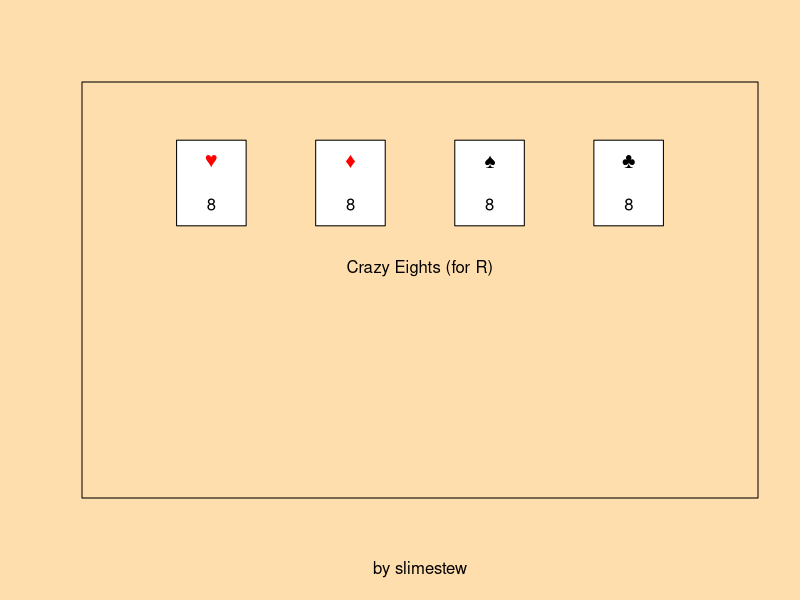

Generate this figure with R: (Note: this script raises an error after producing the figure.)
#TODO: make the game work, make the pile draw correctly

par(bg = "navajowhite")
cards <- list() #all cards, shuffles
deck <- list() #draw pile
stack <- list() #play pile
wildcard <- 0 #wildcard
drawCount <- -1 #+2 and +4
selected <- 0
handOffset <- 0
pause <- FALSE
menu <- 0
win <- TRUE
turnorder <- c(1, 1, FALSE) #player, direction, move played
click <- list(x = 3, y = 3)
textboxes <- list(0,0)
options <- c(0, 0, 0, 0)
# Variants:
#     Crazy Eights(standard deck, minimal power cards, score based)
#     Last Card(standard deck, some power cards, shedding wins)
#     One(unique deck, power cards, shedding wins)
#     Other One(unique deck, power cards, can challenge +4, shedding wins)
# Queen Swap: (only for Crazy Eights)
#     Playing a queen causes a player to skip their turn
# 0's and 7's (only for One and Other One)
#     Playing a 7 allows the player to swap hands with someone else
#     Playing a 0 swaps all hands one over by turn order.
# Computer or Human opponents
# Number of players
hands <- matrix()
stVals <- c("1","2","3","4","5","6","7","8","9","J","Q","K","A")
uqVals <- c("0","1","2","3","4","5","6","7","8","9","T","S","R","C","F")
suits <- c("♥", "♦", "♠", "♣")
variants <- c("Crazy Eights", "Last Card", "One", "Other One")
suitColors <- c("red", "red", "black", "black")
primaryColors <- c("red","yellow", "limegreen", "blue")
oneColors <- c("#ff0077","#ffaa00", "#448800", "#0066ff")

#functions, reset cards

unpack <- function() {
  for(i in 1:4)
  if(options[1]<2) {
    for(j in 1:13)
      cards <- c(cards, list(list(i,stVals[j])))
  if(options[4]>3)
    for(j in 1:13)
      cards <- c(cards, list(list(i,stVals[j])))
  } else {
    for(j in 1:15)
      cards <- c(cards, list(list(i,uqVals[j])))
    for(j in 2:13)
      cards <- c(cards, list(list(i,uqVals[j])))
  }
  return(cards)
}

dispCard <- function(x, y, card) {
  suit <- card[[1]]
  valu <- card[[2]]
  rect(x,y,x+1,y+2, col="white", border="black")
  if(options[1]<2) { #colors/cards
    text(x+0.5,y+1.5, suits[suit], col=suitColors[suit])
  } else {
    if(options[1]==2)
      rect(x,y+1,x+1,y+2, col=oneColors[suit], border="black")
    else
      rect(x,y+1,x+1,y+2, col=primaryColors[suit], border="black")
  }
  
  if(valu == "T"){ #face values
    text(0.5+x,0.5+y, "+2")
  } else if(valu == "S"){
    text(0.5+x,0.5+y, "(X)")
  } else if(valu == "R"){
    text(0.5+x,0.5+y, "<>")
  } else if(valu == "C"){
    rect(x,y+1,x+1,y+2, col="gray12", border="black")
    text(0.5+x,0.5+y, " ")
  } else if(valu == "F"){
    rect(x,y+1,x+1,y+2, col="gray12", border="black")
    text(0.5+x,0.5+y, "+4")
  } else {
    text(0.5+x,0.5+y, valu)
  }
}

wildColor <- function() {
  rect(0,0,10,3, col="#a52a2a80", border="transparent")
  while(TRUE){
    dispCard(1, 2, list(1, " "))
    dispCard(3, 2, list(2, " "))
    dispCard(5, 2, list(3, " "))
    dispCard(7, 2, list(4, " "))
    click <- locator(1)
    if(floor(click$x) < 2)
      return(1)
    if(floor(click$x) < 4)
      return(2)
    if(floor(click$x) < 6)
      return(3)
    if(floor(click$x) < 8)
      return(4)
  }
}

validCard <- function(card) {
  suit <- card[[1]]
  valu <- card[[2]]
  return((suit == stack[[length(stack)]][[1]] && !wildcard) || valu == stack[[length(stack)]][[2]] || (valu == "C" && drawCount<0) ||
          (valu == "F" && drawCount<0)  || (options[1]==0 && valu== "8") || (options[1]==1 && valu== "A") || (options[1]==1 && valu== "J") || (wildcard && suit == wildcard))
}

nextPlayer <- function(turnorder, options) {
  if(turnorder[1])
    return((turnorder[2] %% (options[4]+2)) + 1)
  return(((turnorder[2]-2) %% (options[4]+2)) + 1)
}

doAI <- function(deck, hands, stack, wildcard, drawCount, options) {
  turnOver <- FALSE
  while(turnorder[2]!=1){
    for(i in 1:length(hands[[turnorder[2]]])){ #play
      if(length(hands[[turnorder[2]]])==0) #escape when winner found
        return(list(deck, hands, stack, wildcard, drawCount))
      if(validCard(hands[[turnorder[2]]][[i]]) && drawCount == -1){
        stack <- c(stack, list(hands[[turnorder[2]]][[i]])) #play valid card
        hands[[turnorder[2]]] <- hands[[turnorder[2]]][-(i)]
        wildcard <- 0
        turnOver <- TRUE
        
        #power cards
        if(options[1] == 0){  #crazy eights
          if(stack[[length(stack)]][[2]] == "8")
            wildcard <- as.integer(names(which.max(table(unlist(sapply(hands[[turnorder[2]]], function(hand) hand[1])))))) #gets the most common suit
          if(stack[[length(stack)]][[2]] == "Q" && options[2])
            turnorder[2] <- nextPlayer(turnorder, options)
        } else if(options[1] == 1) { #last card
          if(drawCount == -1 && (stack[[length(stack)]][[2]] == "2" || stack[[length(stack)]][[2]] == "A"))
            drawCount <- 0
          if(stack[[length(stack)]][[2]] == "2")
            drawCount <- drawCount+2
          if(stack[[length(stack)]][[2]] == "A")
            drawCount <- drawCount+4
          if(stack[[length(stack)]][[2]] == "8")
            turnorder[2] <- nextPlayer(turnorder, options)
          if(stack[[length(stack)]][[2]] == "J" || stack[[length(stack)]][[2]] == "A")
            wildcard <- as.integer(names(which.max(table(unlist(sapply(hands[[turnorder[2]]], function(hand) hand[1])))))) #sample(1:4, 1)
        } else if(options[1] >= 2){ #one and other one
          if(stack[[length(stack)]][[2]] == "S")
            turnorder[2] <- nextPlayer(turnorder, options)
          if(stack[[length(stack)]][[2]] == "R")
            turnorder[1] <- !turnorder[1]
          if(stack[[length(stack)]][[2]] == "C" || stack[[length(stack)]][[2]] == "F")
            wildcard <- as.integer(names(which.max(table(unlist(sapply(hands[[turnorder[2]]], function(hand) hand[1]))))))
          if(drawCount == -1 && (stack[[length(stack)]][[2]] == "T" || stack[[length(stack)]][[2]] == "F"))
            drawCount <- 0
          if(stack[[length(stack)]][[2]] == "T")
            drawCount <- drawCount+2
          if(stack[[length(stack)]][[2]] == "F")
            drawCount <- drawCount+4
          if(stack[[length(stack)]][[2]] == "0" && options[2])
            hands <- rotateHands(hands, options)
          if(stack[[length(stack)]][[2]] == "7" && options[2]){
            tempLength <- sapply(hands, length)
            tempLength[turnorder[2]] <- 9999
            hands <- swaphands(hands, turnorder[2], which.min(tempLength))
          }
        }

        break
      }

    }
      if(!turnOver){ #draw
        hand <- max(1, drawCount)
        for(i in 1:hand){
          hands[[turnorder[2]]] <- c(hands[[turnorder[2]]], deck[length(deck)][1])
          deck <- deck[-length(deck)]
        }
        drawCount <- -1
      }
    turnorder[2] <- nextPlayer(turnorder, options)
  }
  return(list(deck, hands, stack, wildcard, drawCount))
} #ai over

rotateHands <- function(hands, options){
  if(turnorder[2])
    return( c(hands[options[4]+2], hands[1:(options[4]+1)]) )
  return( c(hands[2:(options[4]+2)], hands[1]) )
}

swapHands <- function(hands, a, b){
  temp <- hands[a]
  hands[a] <- hands[b]
  hands[b] <- temp
  return(hands)
}

swapUI <- function(hands, player){
  rect(0,0,10,3, col="#a52a2a80", border="transparent")
  while(TRUE){
    for(i in 1:(options[4]+2)){
      if(i != turnorder[2]){
        rect((i < turnorder[2])+i,8,i+1+(i < turnorder[2]),10, col="chartreuse3", border="black")
        rect(i+0.25+(i < turnorder[2]),8.25,i+0.75+(i < turnorder[2]),9.75, col="chartreuse4", border="white")
        text(i+0.5+(i < turnorder[2]), 7.5, length(hands[[i]]))
      }
    }
    click <- locator(1)
    if(floor(click$x) < 2 && floor(click$x)<10)
      if(floor(click$x)-2 < turnorder[2])
        return(swapHands(hands, player, floor(click$x)-2))
    return(swapHands(hands, player, floor(click$x)-1))
  }
}

#menu
plot(0, 0, type = "n", xlim = c(0, 9), ylim = c(0, 9), col="white", xlab = "by slimestew", ylab = "", axes = FALSE, frame.plot = TRUE)
par(bg = "navajowhite")
for(i in 1:4){
  rect(i*2-1,6,i*2,8, col="white", border="black")
  text(i*2-0.5,7.5, suits[i], col=suitColors[i])
  text(i*2-0.5,6.5, "8")
}
text(4.5,5, "Crazy Eights (for R)")

while((floor(click$y) < 5 || floor(click$y) > 8) || menu < 2){
  click <- locator(1)
  plot(0, 0, type = "n", xlim = c(0, 9), ylim = c(0, 9), xlab = "", ylab = "", axes = FALSE, frame.plot = FALSE)
  
  if((floor(click$x) > 1 && floor(click$x) < 7) && menu > 0){
    if(floor(click$y) == 3)
      options[1] <- (options[1]+1) %% 4
    if(floor(click$y) == 2)
      options[2] <- !options[2]
    if(floor(click$y) == 1)
      options[3] <- !options[3]
    if(floor(click$y) == 0)
      options[4] <- (options[4]+1) %% 6
  }
  
  rect(1, 5, 7, 6, col = "tan", border = "brown")
  rect(1, 3, 7, 4, col = primaryColors[options[1]+1], border = "black")
  rect(1, 2, 7, 3, col = primaryColors[options[2]+1], border = "black")
  rect(1, 1, 7, 2, col = primaryColors[options[3]+1], border = "black")
  rect(1, 0, 7, 1, col = "white", border = "black")
  text(4,8, "Crazy Eights")
  text(4,3.5, variants[options[1]+1])
  text(4,2.5, ifelse(options[1]<2, ifelse(options[1]," ","Queen Skip"),"0s and 7s"))
  text(4,1.5, ifelse(options[3],"CPU","Human"))
  text(4,0.5, options[4]+2)
  text(4,5.5, "Start")
  
  menu <- min(menu + 1,2)
}

plot(0, 0, type = "n", xlim = c(0, 10), ylim = c(0, 10), col="white", xlab = "", ylab = "", axes = FALSE, frame.plot = TRUE)
menu <- 0

cards <- sample(unpack(), replace=TRUE)
deck <- cards
hands <- replicate(options[4]+2, list())
for(i in 1:(options[4]+2)){
  hand<-7
  if(options[1]<2 && options[4] != 0)
    hand<-5
  
  for(j in 1:hand){
    temp <- sample(length(deck), 1) #don't need to sample here, already randomized
    hands[[i]] <- c(hands[[i]], deck[temp][1])
    deck <- deck[-temp]
    if(j == 2)
      next
  }
}
temp <- sample(length(deck), 1) #don't need to sample here, already randomized
stack <- deck[temp][1]
deck <- deck[-temp]

# add card
# hands[[1]] <- c(hands[[1]], list(list(2,"0")))

if(stack[[length(stack)]][[2]] == "C" || stack[[length(stack)]][[2]] == "T" || stack[[length(stack)]][[2]] == "F"){
  stack <- c(stack, deck[length(deck)][1])
  deck <- deck[-length(deck)]
}

#game loop
while(win) {

if(menu>0){
  
  if(floor(click$x) > 0 && floor(click$x) < 9 && floor(click$y) > -1 && floor(click$y) < 3) #selection
    selected <- floor(click$x)
  
  if(floor(click$x) > 8 && floor(click$y) > -1 && floor(click$y) < 3 && length(hands[[turnorder[2]]]) > (handOffset+8)){
    handOffset <- handOffset+8
    selected <- 0
  }
  
  if(floor(click$x) < 1 && floor(click$y) > -1 && floor(click$y) < 3 && handOffset > 0){
    handOffset <- handOffset-8
    selected <- 0
  }
  
  if(floor(click$x) > 4 && floor(click$x) < 6 && floor(click$y) > 3 && floor(click$y) < 6 && selected[1]){ #play card
    if(validCard(hands[[turnorder[2]]][[selected+handOffset]])){
      stack <- c(stack, list(hands[[turnorder[2]]][[selected+handOffset]]))
      hands[[turnorder[2]]] <- hands[[turnorder[2]]][-(selected+handOffset)]
      
      if(wildcard)
        wildcard <- 0
      
      if(options[1] == 0){  #crazy eights
        if(stack[[length(stack)]][[2]] == "8")
          wildcard <- wildColor()
        if(stack[[length(stack)]][[2]] == "Q" && options[2])
          turnorder[2] <- nextPlayer(turnorder, options)
      } else if(options[1] == 1) { #last card
        if(stack[[length(stack)]][[2]] == "8")
          turnorder[2] <- nextPlayer(turnorder, options)
        if(stack[[length(stack)]][[2]] == "J" || stack[[length(stack)]][[2]] == "A")
          wildcard <- wildColor()
        if(drawCount == -1 && (stack[[length(stack)]][[2]] == "2" || stack[[length(stack)]][[2]] == "A"))
          drawCount <- 0
      } else if(options[1] >= 2){ #one and other one
        if(stack[[length(stack)]][[2]] == "S")
          turnorder[2] <- nextPlayer(turnorder, options)
        if(stack[[length(stack)]][[2]] == "R")
          turnorder[1] <- !turnorder[1]
        if(stack[[length(stack)]][[2]] == "C" || stack[[length(stack)]][[2]] == "F")
          wildcard <- wildColor()
        if(drawCount == -1 && (stack[[length(stack)]][[2]] == "T" || stack[[length(stack)]][[2]] == "F"))
          drawCount <- 0
        if(stack[[length(stack)]][[2]] == "0" && options[2])
          hands <- rotateHands(hands, options)
        if(stack[[length(stack)]][[2]] == "7" && options[2])
          hands <- swapUI(hands, turnorder[2])
      }
      turnorder[3] <- TRUE
      selected <- -1
      handOffset <- 0
    } else {
      selected <- 0
    }
  }
    
  if(floor(click$x) > 2 && floor(click$x) < 5 && click$y > 3.5 && click$y <= 5){ #draw card
    if(length(deck) == 0 && length(stack)>1){
      tempcard <- stack[length(stack)]
      deck <- sample(stack[1:(length(stack)-1)], replace = TRUE)
      stack <- tempcard
      if(options[1]==0){
        #TODO: if crazy eights, give score to lowest player
      }
    }
    if(length(deck)>0){
      hand <- max(1, drawCount)
      for(i in 1:hand){
        hands[[turnorder[2]]] <- c(hands[[turnorder[2]]], deck[length(deck)][1])
        deck <- deck[-length(deck)]
      }
      if(!turnorder[3]){
        turnorder[2] <- nextPlayer(turnorder, options)
        pause <-TRUE
      }
      selected <- -1
      handOffset <- 0
      drawCount <- -1
    }
  }
  
  if(length(hands[[turnorder[2]]]) == 0)
    win <-FALSE
  
  if(selected == -1 && win && turnorder[3]){  #drawing cards
      if(options[1] == 1){
        if(stack[[length(stack)]][[2]] == "2" && drawCount >= 0)
          drawCount <- drawCount+2
        if(stack[[length(stack)]][[2]] == "A" && drawCount >= 0)
          drawCount <- drawCount+4
      } else if(options[1] >= 2){
        if(stack[[length(stack)]][[2]] == "T" && drawCount >= 0)
          drawCount <- drawCount+2
        if(stack[[length(stack)]][[2]] == "F" && drawCount >= 0)
          drawCount <- drawCount+4
      }
    
    if(!options[3])
      pause <-TRUE
    turnorder[2] <- nextPlayer(turnorder, options)
    selected <- 0
  }
  
  if(options[3] && turnorder[2]!=1){
    AI <- doAI(deck, hands, stack, wildcard, drawCount, options)
    deck <- AI[[1]]
    hands <- AI[[2]]
    stack <- AI[[3]]
    wildcard <- AI[[4]]
    drawCount <- AI[[5]]
    if(any(sapply(hands, length) == 0)){
      win <- FALSE
    } else {
      turnorder[2] <- 1
    }
    pause <- TRUE
  }
}
  
plot(0, 0, type = "n", xlim = c(0, 10), ylim = c(0, 10), xlab = ifelse(options[1]==0,paste("Score:",textboxes),""), ylab = "", axes = FALSE, frame.plot = FALSE)
rect(0,4.5,10,6.5, col="darkorange4", border="black")
rect(0,-2,10,6, col="brown", border="black")

if(!pause){
  
  if(length(deck) == 0){
    rect(3,4,5,5, col="brown", border="black")
  } else {
    for(i in floor(length(deck)/8):1) #TODO: make this fall properly
      rect(3,4-(i*0.1),5,5-(i*0.1), col="chartreuse4", border="black")
    rect(3,4,5,5, col="chartreuse3", border="black")
    rect(3.25,4.25,4.75,4.75, col="chartreuse4", border="white")
  }
  
  for(i in 1:(options[4]+2)){
    if(i != turnorder[2]){
    rect((i < turnorder[2])+i,8,i+1+(i < turnorder[2]),10, col="chartreuse3", border="black")
    rect(i+0.25+(i < turnorder[2]),8.25,i+0.75+(i < turnorder[2]),9.75, col="chartreuse4", border="white")
    text(i+0.5+(i < turnorder[2]), 7.5, length(hands[[i]]))
    }
  }
  
  text(0.5, 3, length(hands[[turnorder[2]]]), col="tan") 
  
  if(length(hands[[turnorder[2]]]) > handOffset+8){
    symbols(9.5, 1, circles = 0.5, inches = FALSE, add = TRUE, bg = "white", fg="brown")
    text(9.5, 1, ">", col="black") 
  }
  
  if(handOffset > 0){
    symbols(0.5, 1, circles = 0.5, inches = FALSE, add = TRUE, bg = "white", fg="brown")
    text(0.5, 1, "<", col="black")
  }
    
  
  if(drawCount>0){ # +2 and +4s
      symbols(1.5, 5, circles = 0.5, inches = FALSE, add = TRUE, bg = "black", fg="brown")
      text(1.5,5, paste("+",abs(drawCount), sep=""), col="white")
  }
  
  if(wildcard){
    if(options[1]<2){ #colors/cards
      symbols(6.5, 5, circles = 0.5, inches = FALSE, add = TRUE, bg = "white", fg="brown")
      text(6.5,5, suits[wildcard], col=suitColors[wildcard])
    } else {
      if(options[1]==2){
        symbols(6.5, 5, circles = 0.5, inches = FALSE, add = TRUE, bg = oneColors[wildcard], fg="brown")
      } else {
        symbols(6.5, 5, circles = 0.5, inches = FALSE, add = TRUE, bg = primaryColors[wildcard], fg="brown")
      }
    }
  }
  dispCard(5, 4, stack[[length(stack)]])
    
  if(win){
    for(i in (1+handOffset):min(length(hands[[turnorder[2]]]), handOffset+8))
      dispCard(i-handOffset, ((selected+handOffset)==i), hands[[turnorder[2]]][[i]])
    
    if(options[1]==0 && any(textboxes >= ((2+options[4])*50))){
      text(4,4, paste("Tallying points",turnorder[2]))
      win <- FALSE
      click <- locator(1)
    }
  }

} else {
  if(win)
    text(4,4, paste("Click for Player",turnorder[2]))
  menu <- -1
}

menu <- min(menu+1, 1)

click <- locator(1)

if(pause)
  pause <- FALSE
}

if(!options[3] || (length(hands[[1]]) == 0 && options[3])){
  text(5,3, "You win!")
} else {
  text(5,3, "Game Over")
  text(5,2, paste0("Player ", which.min(sapply(my_list, length)), " wins"))
}